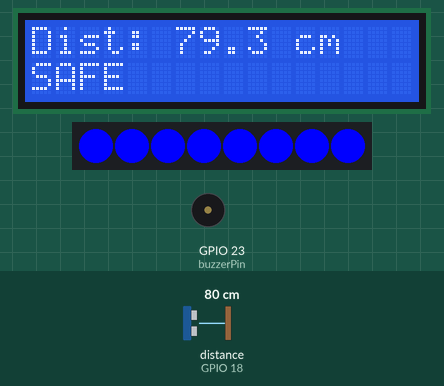
A sketch run on a simulated ESP32. Parts: 16×2 character LCD, 8 RGB LEDs in strip order, left to right, buzzer (waves = sounding). Wiring (inferred from the names in the program): ultrasonic range finder: trigger GPIO 5; echo GPIO 18. The inputs (shaded band) are chosen by the test bench; at power-on: distance to the obstacle (sensor on GPIO 18) 80 cm. The echo pulse lasts 58.3 µs per cm; dim RGB values are drawn brighter than linear; what the sketch prints to the serial monitor is not drawn.

Above: at 2.2 s.
2.3 s: distance to the obstacle (sensor on GPIO 18) set to 33 cm
At 3.7 s:
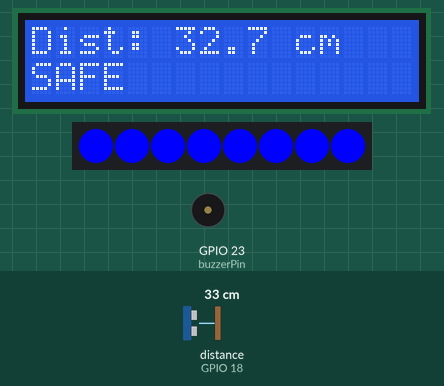
4.0 s: distance to the obstacle (sensor on GPIO 18) set to 28 cm
At 4.6 s:
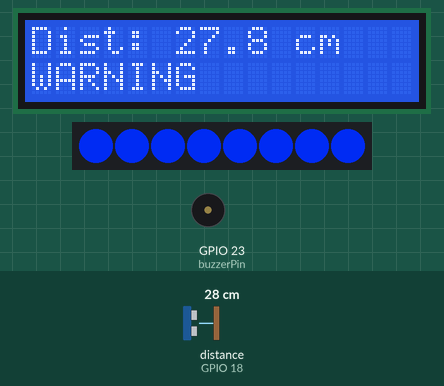
7.0 s: distance to the obstacle (sensor on GPIO 18) set to 2 cm
At 7.48 s:
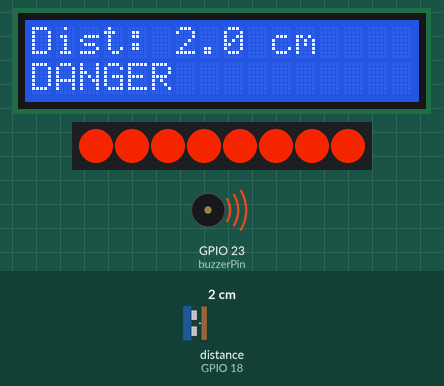
9.1 s: distance to the obstacle (sensor on GPIO 18) set to 9 cm
At 9.8 s:
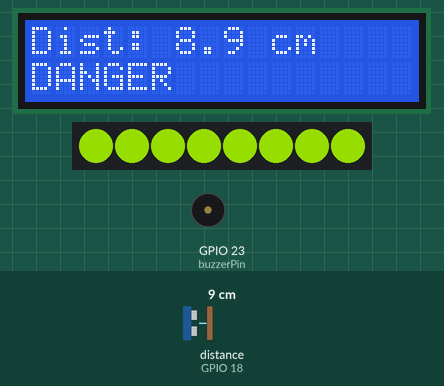
11.8 s: distance to the obstacle (sensor on GPIO 18) set to 18 cm
At 12.8 s:
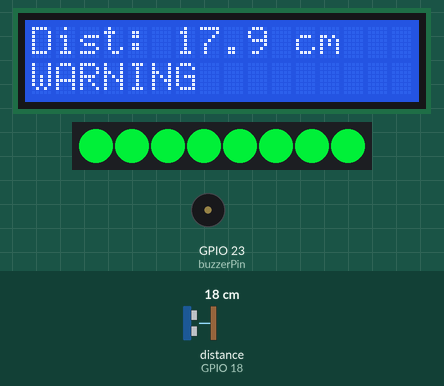
14.4 s: distance to the obstacle (sensor on GPIO 18) set to 12 cm
At 14.72 s:
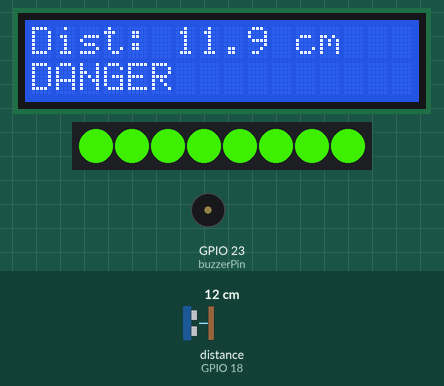
Timing chart, 0 to 17.4 s (numbered marks = the images above; inputs shaded):
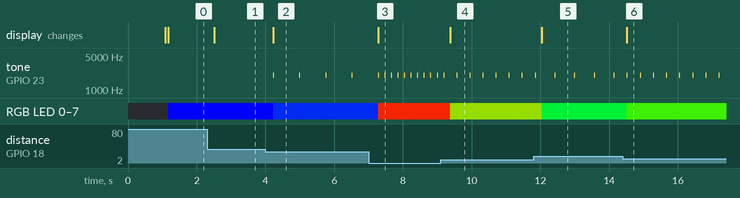

Measured:
- the behaviour switches between 31 and 30 cm on distance to the obstacle (sensor on GPIO 18) (found by bisection; images 1 and 2)
- after the input at 2.3 s, the display: changes after 0.20 s (image 1)
- after the input at 4.0 s, tone on GPIO 23 (buzzerPin): alternates 2000 Hz for 0.03 s and silent for 0.73 s, starting after 0.22 s; RGB LED 0–7: RGB(0, 0, 255) → RGB(0, 38, 216) after 0.22 s; the display: changes after 0.22 s (image 2)
- after the input at 7.0 s, tone on GPIO 23 (buzzerPin): alternates 2000 Hz for 0.03 s and silent for 0.16 s, starting after 0.47 s; RGB LED 0–7: RGB(0, 38, 216) → RGB(221, 33, 0) after 0.28 s; the display: changes after 0.28 s (image 3)
- after the input at 9.1 s, tone on GPIO 23 (buzzerPin): alternates 2000 Hz for 0.03 s and silent for 0.35 s, starting after 0.46 s; RGB LED 0–7: RGB(221, 33, 0) → RGB(103, 151, 0) after 0.27 s; the display: changes after 0.27 s (image 4)
- after the input at 11.8 s, tone on GPIO 23 (buzzerPin): alternates 2000 Hz for 0.03 s and silent for 0.54 s, starting after 0.62 s; RGB LED 0–7: RGB(103, 151, 0) → RGB(0, 206, 48) after 0.23 s; the display: changes after 0.23 s (image 5)
- after the input at 14.4 s, tone on GPIO 23 (buzzerPin): alternates 2000 Hz for 0.03 s and silent for 0.35 s, starting after 0.12 s; RGB LED 0–7: RGB(0, 206, 48) → RGB(52, 202, 0) after 0.12 s; the display: changes after 0.12 s (image 6)

The sketch:

ultrasonic_distance_system.ino
```cpp
#include <Wire.h>
#include <LiquidCrystal_I2C.h>
#include <Adafruit_NeoPixel.h>

// ===== PIN CONFIGURATION =====
const int trigPin = 5;
const int echoPin = 18;
const int buzzerPin = 23;
const int ledPin = 32;
const int ledNum = 8;

// ===== LCD & LED SETUP =====
LiquidCrystal_I2C lcd(0x27, 16, 2);
Adafruit_NeoPixel strip(ledNum, ledPin, NEO_GRB + NEO_KHZ800);

// ===== TIMING VARIABLES =====
volatile long startTime = 0;
volatile long duration = 0;
volatile bool done = false;

float distance = -1;

// ===== INTERRUPT SERVICE ROUTINE (ECHO SIGNAL) =====
void IRAM_ATTR echoISR() {

  // Rising edge: start timing
  if (digitalRead(echoPin) == HIGH) {
    startTime = micros();
  }
  // Falling edge: calculate pulse duration
  else {
    duration = micros() - startTime;
    done = true;
  }
}

// ===== TRIGGER ULTRASONIC SENSOR =====
void triggerSensor() {
  digitalWrite(trigPin, LOW);
  delayMicroseconds(3);
  digitalWrite(trigPin, HIGH);
  delayMicroseconds(10);
  digitalWrite(trigPin, LOW);
}

// ===== CONVERT DURATION TO DISTANCE =====
float computeDistance(long d) {
  if (d <= 0) return -1;
  return d * 0.034 / 2;
}

// ===== LED COLOR UPDATE (DISTANCE → COLOR) =====
void updateLED(float d) {

  if (d < 0) {
    strip.clear();
    strip.show();
    return;
  }

  int r = 0, g = 0, b = 0;

  // ===== Below 15 cm: RED → GREEN =====
  if (d < 15) {

    float t = d / 15.0;   // normalized value (0 → 1)

    r = (int)(255 * (1 - t));
    g = (int)(255 * t);
    b = 0;
  }

  // ===== 15–30 cm: GREEN → BLUE =====
  else if (d <= 30) {

    float t = (d - 15) / 15.0;  // normalized value (0 → 1)

    r = 0;
    g = (int)(255 * (1 - t));
    b = (int)(255 * t);
  }

  // ===== Above 30 cm: BLUE =====
  else {
    r = 0;
    g = 0;
    b = 255;
  }

  // ===== APPLY COLOR TO ALL LEDs =====
  for (int i = 0; i < ledNum; i++) {
    strip.setPixelColor(i, strip.Color(r, g, b));
  }

  strip.show();
}

// ===== BUZZER CONTROL =====
unsigned long lastBeep = 0;

void updateBuzzer(float d) {

  // Disable buzzer if out of range
  if (d < 0 || d > 30) {
    noTone(buzzerPin);
    return;
  }

  // ===== Map distance to beep interval =====
  int interval = map(d, 30, 1, 800, 50);
  // 30 cm → slow (800 ms)
  // 1 cm  → fast (50 ms)

  unsigned long now = millis();

  if (now - lastBeep >= interval) {
    lastBeep = now;

    tone(buzzerPin, 2000, 30); // short beep pulse
  }
}

// ===== LCD DISPLAY =====
unsigned long lastLCD = 0;

void updateLCD(float d) {

  // ===== Line 1: Distance =====
  lcd.setCursor(0, 0);
  lcd.print("Dist:           ");
  lcd.setCursor(6, 0);

  if (d < 0) {
    lcd.print("ERR      ");
  } else {
    lcd.print(d, 1);
    lcd.print(" cm   ");
  }

  // ===== Line 2: Status =====
  lcd.setCursor(0, 1);

  if (d < 0) {
    lcd.print("NO SIGNAL       ");
  }
  else if (d > 30) {
    lcd.print("SAFE            ");
  }
  else if (d > 15) {
    lcd.print("WARNING         ");
  }
  else {
    lcd.print("DANGER          ");
  }
}

// ===== SETUP =====
void setup() {

  Serial.begin(115200);

  pinMode(trigPin, OUTPUT);
  pinMode(echoPin, INPUT);
  pinMode(buzzerPin, OUTPUT);

  // Attach interrupt to echo pin
  attachInterrupt(digitalPinToInterrupt(echoPin), echoISR, CHANGE);

  lcd.init();
  lcd.backlight();

  strip.begin();
  strip.show();

  lcd.print("STABLE MODE");
  delay(1000);
  lcd.clear();
}

// ===== MAIN LOOP =====
void loop() {

  // Trigger sensor
  triggerSensor();

  // Wait for echo signal (handled by ISR)
  delay(50);

  // Safely read shared variables
  noInterrupts();
  long d = duration;
  bool ok = done;
  done = false;
  interrupts();

  // Compute distance if valid signal received
  if (ok) {
    distance = computeDistance(d);
  } else {
    distance = -1;
  }

  // Debug output
  Serial.print("DUR=");
  Serial.print(d);
  Serial.print(" DIST=");
  Serial.println(distance);

  // Update outputs
  updateLCD(distance);
  updateLED(distance);
  updateBuzzer(distance);

  delay(100);
}
```
